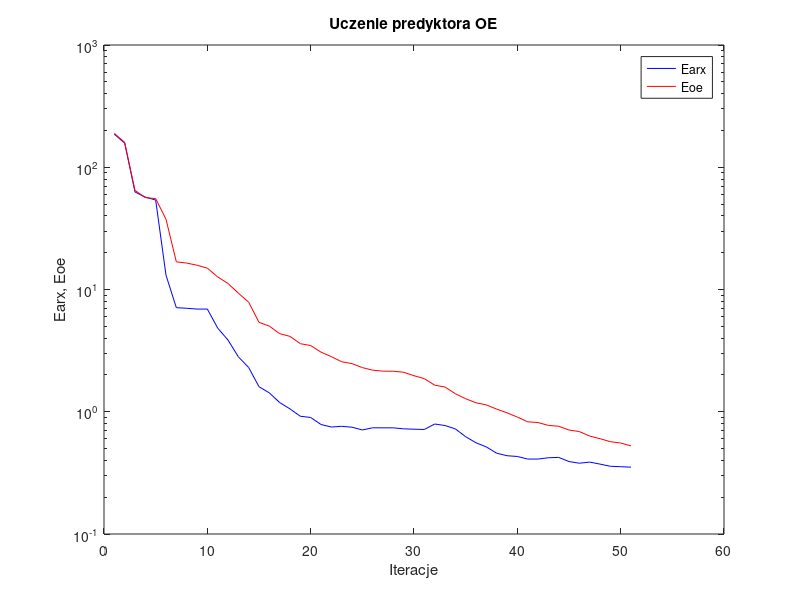
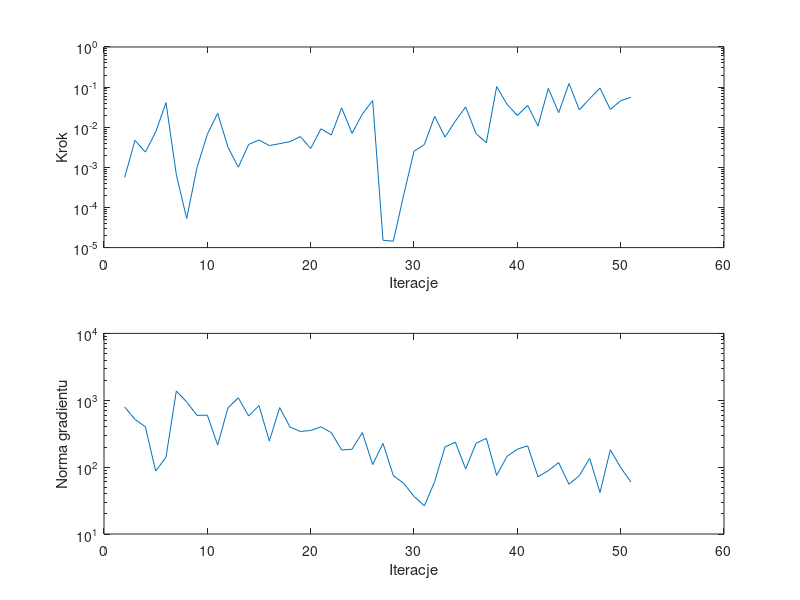

Here is the MATLAB script that generated these plots, in order:
%uczenie predyktora oe
clear all;
n=0; farx(n+1)=1.863014e+002; foe(n+1)=1.888862e+002; wspucz(n+1)=0.000000e+000; ng(n+1)=0.000000e+000;
%odnowa zmiennej metryki
n=1; farx(n+1)=1.575801e+002; foe(n+1)=1.597046e+002; krok(n+1)=5.623096e-004; ng(n+1)=7.943087e+002;
n=2; farx(n+1)=6.274655e+001; foe(n+1)=6.460995e+001; krok(n+1)=4.708571e-003; ng(n+1)=5.173596e+002;
n=3; farx(n+1)=5.696598e+001; foe(n+1)=5.646644e+001; krok(n+1)=2.403018e-003; ng(n+1)=4.018138e+002;
n=4; farx(n+1)=5.393229e+001; foe(n+1)=5.540933e+001; krok(n+1)=7.566741e-003; ng(n+1)=8.719900e+001;
n=5; farx(n+1)=1.309376e+001; foe(n+1)=3.757750e+001; krok(n+1)=4.095813e-002; ng(n+1)=1.410311e+002;
n=6; farx(n+1)=7.102666e+000; foe(n+1)=1.683666e+001; krok(n+1)=6.552053e-004; ng(n+1)=1.376116e+003;
n=7; farx(n+1)=7.022199e+000; foe(n+1)=1.644831e+001; krok(n+1)=5.312685e-005; ng(n+1)=9.434923e+002;
n=8; farx(n+1)=6.917736e+000; foe(n+1)=1.580267e+001; krok(n+1)=9.854180e-004; ng(n+1)=5.938050e+002;
n=9; farx(n+1)=6.919500e+000; foe(n+1)=1.494235e+001; krok(n+1)=6.669234e-003; ng(n+1)=5.992959e+002;
n=10; farx(n+1)=4.837661e+000; foe(n+1)=1.267535e+001; krok(n+1)=2.223039e-002; ng(n+1)=2.138966e+002;
n=11; farx(n+1)=3.860611e+000; foe(n+1)=1.119897e+001; krok(n+1)=3.151553e-003; ng(n+1)=7.728454e+002;
n=12; farx(n+1)=2.814784e+000; foe(n+1)=9.342725e+000; krok(n+1)=1.006932e-003; ng(n+1)=1.088486e+003;
n=13; farx(n+1)=2.301581e+000; foe(n+1)=7.872599e+000; krok(n+1)=3.722051e-003; ng(n+1)=5.806135e+002;
n=14; farx(n+1)=1.602161e+000; foe(n+1)=5.388126e+000; krok(n+1)=4.806036e-003; ng(n+1)=8.322585e+002;
n=15; farx(n+1)=1.427339e+000; foe(n+1)=5.018521e+000; krok(n+1)=3.485331e-003; ng(n+1)=2.449839e+002;
n=16; farx(n+1)=1.189075e+000; foe(n+1)=4.352294e+000; krok(n+1)=3.898185e-003; ng(n+1)=7.767891e+002;
n=17; farx(n+1)=1.055116e+000; foe(n+1)=4.135334e+000; krok(n+1)=4.372259e-003; ng(n+1)=3.978528e+002;
n=18; farx(n+1)=9.185691e-001; foe(n+1)=3.603516e+000; krok(n+1)=5.852382e-003; ng(n+1)=3.411910e+002;
n=19; farx(n+1)=8.979597e-001; foe(n+1)=3.480337e+000; krok(n+1)=2.947309e-003; ng(n+1)=3.534221e+002;
n=20; farx(n+1)=7.866992e-001; foe(n+1)=3.073034e+000; krok(n+1)=9.150227e-003; ng(n+1)=4.005736e+002;
n=21; farx(n+1)=7.502301e-001; foe(n+1)=2.822617e+000; krok(n+1)=6.409470e-003; ng(n+1)=3.279282e+002;
n=22; farx(n+1)=7.600215e-001; foe(n+1)=2.565849e+000; krok(n+1)=3.040838e-002; ng(n+1)=1.803862e+002;
n=23; farx(n+1)=7.477181e-001; foe(n+1)=2.476516e+000; krok(n+1)=7.032104e-003; ng(n+1)=1.848684e+002;
n=24; farx(n+1)=7.097416e-001; foe(n+1)=2.298023e+000; krok(n+1)=2.127270e-002; ng(n+1)=3.286282e+002;
n=25; farx(n+1)=7.393113e-001; foe(n+1)=2.187089e+000; krok(n+1)=4.641307e-002; ng(n+1)=1.093497e+002;
%odnowa zmiennej metryki
n=26; farx(n+1)=7.386295e-001; foe(n+1)=2.148858e+000; krok(n+1)=1.527191e-005; ng(n+1)=2.262556e+002;
n=27; farx(n+1)=7.386561e-001; foe(n+1)=2.145028e+000; krok(n+1)=1.442554e-005; ng(n+1)=7.467383e+001;
n=28; farx(n+1)=7.247698e-001; foe(n+1)=2.103941e+000; krok(n+1)=2.033206e-004; ng(n+1)=5.726499e+001;
n=29; farx(n+1)=7.200950e-001; foe(n+1)=1.971609e+000; krok(n+1)=2.519327e-003; ng(n+1)=3.654294e+001;
n=30; farx(n+1)=7.160759e-001; foe(n+1)=1.865875e+000; krok(n+1)=3.683227e-003; ng(n+1)=2.635389e+001;
n=31; farx(n+1)=7.939084e-001; foe(n+1)=1.649941e+000; krok(n+1)=1.871779e-002; ng(n+1)=6.076813e+001;
n=32; farx(n+1)=7.714339e-001; foe(n+1)=1.593220e+000; krok(n+1)=5.682045e-003; ng(n+1)=2.004033e+002;
n=33; farx(n+1)=7.242851e-001; foe(n+1)=1.404464e+000; krok(n+1)=1.423801e-002; ng(n+1)=2.363854e+002;
n=34; farx(n+1)=6.247124e-001; foe(n+1)=1.278060e+000; krok(n+1)=3.211609e-002; ng(n+1)=9.397795e+001;
n=35; farx(n+1)=5.576359e-001; foe(n+1)=1.183967e+000; krok(n+1)=6.947618e-003; ng(n+1)=2.271348e+002;
n=36; farx(n+1)=5.154840e-001; foe(n+1)=1.137945e+000; krok(n+1)=4.118564e-003; ng(n+1)=2.695789e+002;
n=37; farx(n+1)=4.582491e-001; foe(n+1)=1.051122e+000; krok(n+1)=1.028050e-001; ng(n+1)=7.520614e+001;
n=38; farx(n+1)=4.368191e-001; foe(n+1)=9.807238e-001; krok(n+1)=3.726844e-002; ng(n+1)=1.446848e+002;
n=39; farx(n+1)=4.306829e-001; foe(n+1)=9.044651e-001; krok(n+1)=1.970594e-002; ng(n+1)=1.855950e+002;
n=40; farx(n+1)=4.103728e-001; foe(n+1)=8.271705e-001; krok(n+1)=3.497807e-002; ng(n+1)=2.083448e+002;
n=41; farx(n+1)=4.102133e-001; foe(n+1)=8.157758e-001; krok(n+1)=1.078150e-002; ng(n+1)=7.151565e+001;
n=42; farx(n+1)=4.204695e-001; foe(n+1)=7.736604e-001; krok(n+1)=9.327289e-002; ng(n+1)=8.865193e+001;
n=43; farx(n+1)=4.232743e-001; foe(n+1)=7.612765e-001; krok(n+1)=2.308292e-002; ng(n+1)=1.167875e+002;
n=44; farx(n+1)=3.915859e-001; foe(n+1)=7.090850e-001; krok(n+1)=1.228837e-001; ng(n+1)=5.537576e+001;
n=45; farx(n+1)=3.792184e-001; foe(n+1)=6.886344e-001; krok(n+1)=2.705929e-002; ng(n+1)=7.481192e+001;
n=46; farx(n+1)=3.874724e-001; foe(n+1)=6.329311e-001; krok(n+1)=5.157588e-002; ng(n+1)=1.354711e+002;
n=47; farx(n+1)=3.730569e-001; foe(n+1)=6.023365e-001; krok(n+1)=9.407061e-002; ng(n+1)=4.176565e+001;
n=48; farx(n+1)=3.580755e-001; foe(n+1)=5.690817e-001; krok(n+1)=2.779047e-002; ng(n+1)=1.815299e+002;
n=49; farx(n+1)=3.552357e-001; foe(n+1)=5.548167e-001; krok(n+1)=4.568872e-002; ng(n+1)=9.876499e+001;
n=50; farx(n+1)=3.522722e-001; foe(n+1)=5.261763e-001; krok(n+1)=5.598693e-002; ng(n+1)=5.982716e+001;

figure; semilogy(farx,'b'); hold on; semilogy(foe,'r'); xlabel('Iteracje'); ylabel('Earx, Eoe'); legend('Earx','Eoe'); title('Uczenie predyktora OE');
figure; subplot(2,1,1); semilogy(krok); xlabel('Iteracje'); ylabel('Krok');
subplot(2,1,2); semilogy(ng); xlabel('Iteracje'); ylabel('Norma gradientu');
Earx=farx(n+1)
Eoe=foe(n+1)
